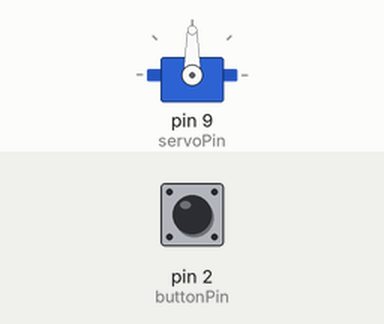
Simulated run of this sketch. Board: Arduino Uno, built with avr-gcc and run on an emulated ATmega328P. Shown: servo. The test bench sets the inputs (shaded band); at power-on: pin 2 (buttonPin) HIGH.

Above: at 1.2 s.
1.3 s: pin 2 (buttonPin) pulled LOW for 1 s
At 1.45 s:
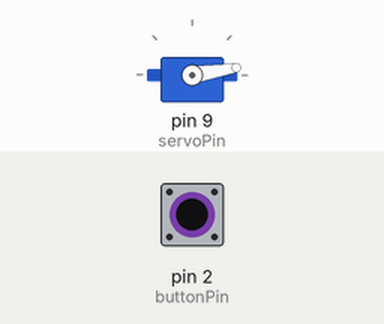
3.8 s: pin 2 (buttonPin) pulled LOW for 3.2 s
At 3.95 s:
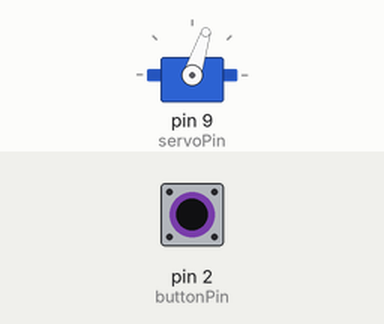
8.5 s: pin 2 (buttonPin) pulled LOW for 0.15 s
At 9.1 s:
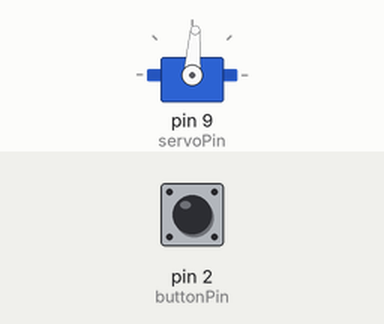
Timing chart, 0 to 11.5 s (numbered marks = the images above; inputs shaded):
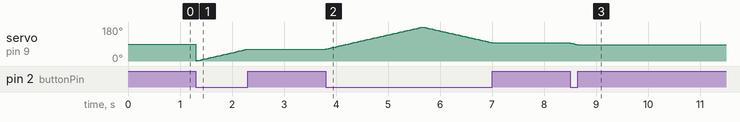

Measured:
- after the input at 3.8 s, servo on pin 9 (servoPin): rises from 63° to 180° in 1.9 s, then falls to 96° in 1.3 s
- after the input at 8.5 s, servo on pin 9 (servoPin): 96° → 86° at once

The sketch:

servowithbutton..ino
```cpp
#include <Servo.h>

const int buttonPin = 2;    // the number of the button pin
const int servoPin = 9;     // the number of the servo pin

class Sweeper {
  Servo servo;
  int pos;              // current servo position
  int increment;        // increment to move for each interval
  int updateInterval;   // interval between updates (ms)
  unsigned long lastUpdate; // last update of position

public:
  Sweeper(int interval) {
    updateInterval = interval;
    increment = 1;
    pos = 0;
    lastUpdate = 0;
  }

  void Attach(int pin) {
    servo.attach(pin);
  }

  void Detach() {
    servo.detach();
  }

  void Update(bool shouldSweep) {
    if (!shouldSweep) {
      return;  // dont update position if button not pressed
    }

    if ((millis() - lastUpdate) > updateInterval) {
      lastUpdate = millis();
      pos += increment;
      servo.write(pos);

      // reverse direction at the end
      if ((pos >= 180) || (pos <= 0)) {
        increment = -increment;
      }
    }
  }
};

Sweeper sweeper1(15);

void setup() {
  pinMode(buttonPin, INPUT_PULLUP);  // button with internal pull-up resistor so i dont have to use a physical one
  sweeper1.Attach(servoPin);
}

void loop() {
  // read btn state
  bool buttonPressed = (digitalRead(buttonPin) == LOW);

  // uodate sweeper
  sweeper1.Update(buttonPressed);
}
```
